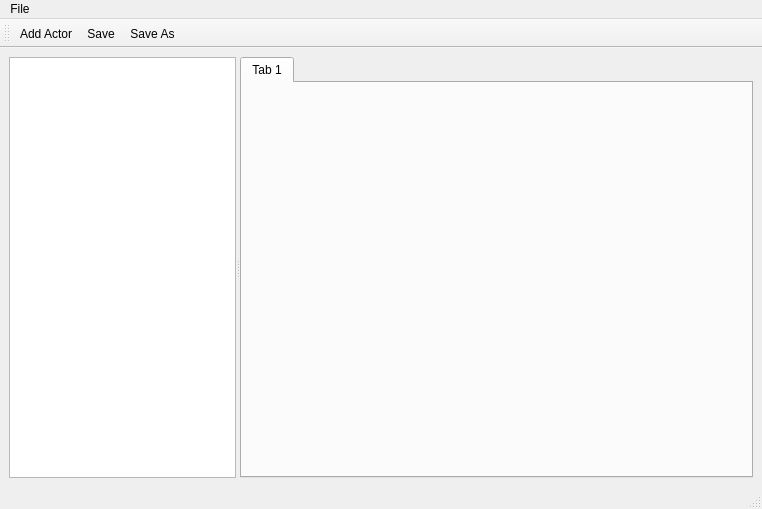
<?xml version="1.0" encoding="UTF-8"?>
<ui version="4.0">
 <class>MainWindow</class>
 <widget class="QMainWindow" name="MainWindow">
  <property name="geometry">
   <rect>
    <x>0</x>
    <y>0</y>
    <width>762</width>
    <height>509</height>
   </rect>
  </property>
  <property name="windowTitle">
   <string>MainWindow</string>
  </property>
  <widget class="QWidget" name="centralwidget">
   <layout class="QGridLayout" name="gridLayout">
    <item row="0" column="0">
     <widget class="QSplitter" name="splitter">
      <property name="orientation">
       <enum>Qt::Horizontal</enum>
      </property>
      <widget class="QTableWidget" name="tableWidget">
       <property name="sizePolicy">
        <sizepolicy hsizetype="Preferred" vsizetype="Expanding">
         <horstretch>1</horstretch>
         <verstretch>0</verstretch>
        </sizepolicy>
       </property>
      </widget>
      <widget class="QTabWidget" name="tabWidget">
       <property name="sizePolicy">
        <sizepolicy hsizetype="Expanding" vsizetype="Expanding">
         <horstretch>10</horstretch>
         <verstretch>0</verstretch>
        </sizepolicy>
       </property>
       <property name="currentIndex">
        <number>0</number>
       </property>
       <widget class="QWidget" name="tab">
        <attribute name="title">
         <string>Tab 1</string>
        </attribute>
        <layout class="QGridLayout" name="gridLayout_2"/>
       </widget>
      </widget>
     </widget>
    </item>
   </layout>
  </widget>
  <widget class="QMenuBar" name="menubar">
   <property name="geometry">
    <rect>
     <x>0</x>
     <y>0</y>
     <width>762</width>
     <height>23</height>
    </rect>
   </property>
   <widget class="QMenu" name="menuFile">
    <property name="title">
     <string>File</string>
    </property>
    <addaction name="actionAdd_Actor"/>
    <addaction name="separator"/>
    <addaction name="actionSave"/>
    <addaction name="actionSave_As"/>
    <addaction name="actionSave_All"/>
    <addaction name="separator"/>
    <addaction name="actionExit"/>
   </widget>
   <addaction name="menuFile"/>
  </widget>
  <widget class="QStatusBar" name="statusbar"/>
  <widget class="QToolBar" name="toolBar">
   <property name="windowTitle">
    <string>toolBar</string>
   </property>
   <attribute name="toolBarArea">
    <enum>TopToolBarArea</enum>
   </attribute>
   <attribute name="toolBarBreak">
    <bool>false</bool>
   </attribute>
   <addaction name="actionAdd_Actor"/>
   <addaction name="actionSave"/>
   <addaction name="actionSave_As"/>
  </widget>
  <action name="actionAdd_Actor">
   <property name="text">
    <string>Add Actor</string>
   </property>
   <property name="shortcut">
    <string>Ctrl+N</string>
   </property>
  </action>
  <action name="actionSave">
   <property name="text">
    <string>Save</string>
   </property>
   <property name="shortcut">
    <string>Ctrl+S</string>
   </property>
  </action>
  <action name="actionSave_As">
   <property name="text">
    <string>Save As</string>
   </property>
   <property name="shortcut">
    <string>Ctrl+Alt+S</string>
   </property>
  </action>
  <action name="actionSave_All">
   <property name="text">
    <string>Save All</string>
   </property>
   <property name="shortcut">
    <string>Ctrl+Alt+Shift+S</string>
   </property>
  </action>
  <action name="actionExit">
   <property name="text">
    <string>Exit</string>
   </property>
  </action>
 </widget>
 <resources/>
 <connections/>
</ui>
